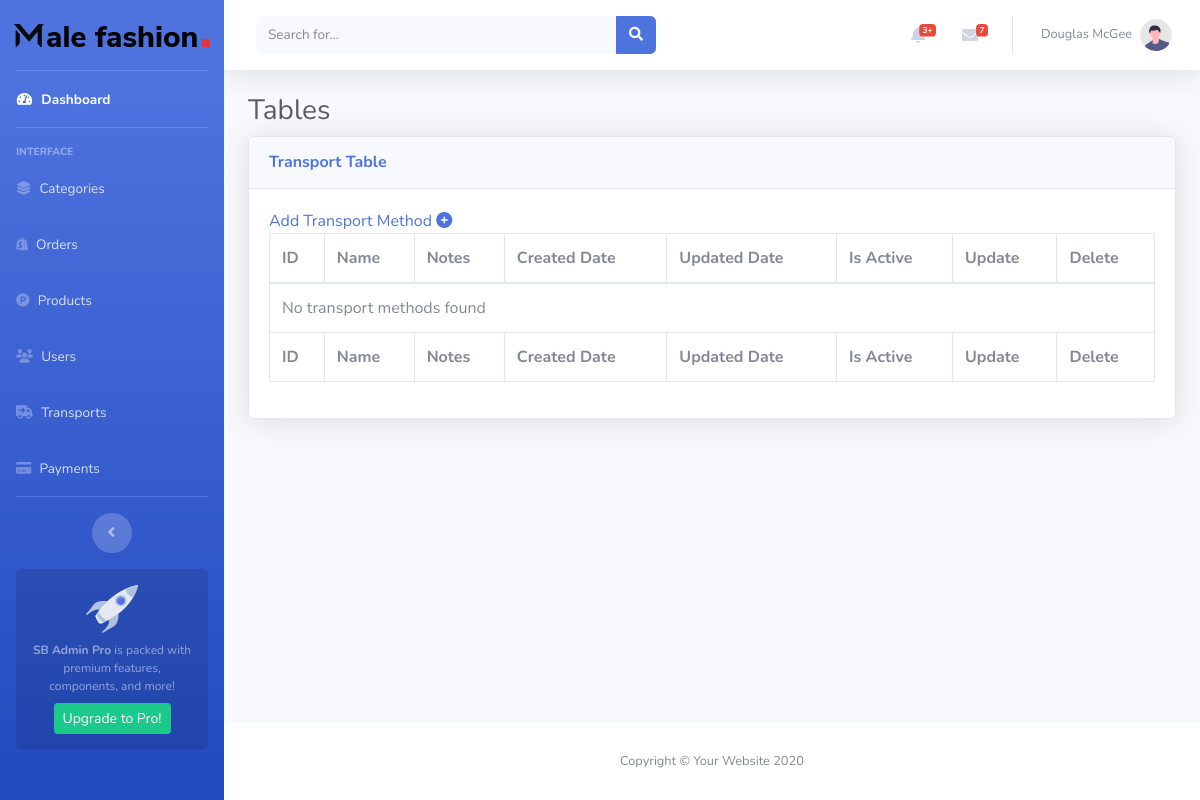
Before: /admin-mau/Transports.php with the older database file.
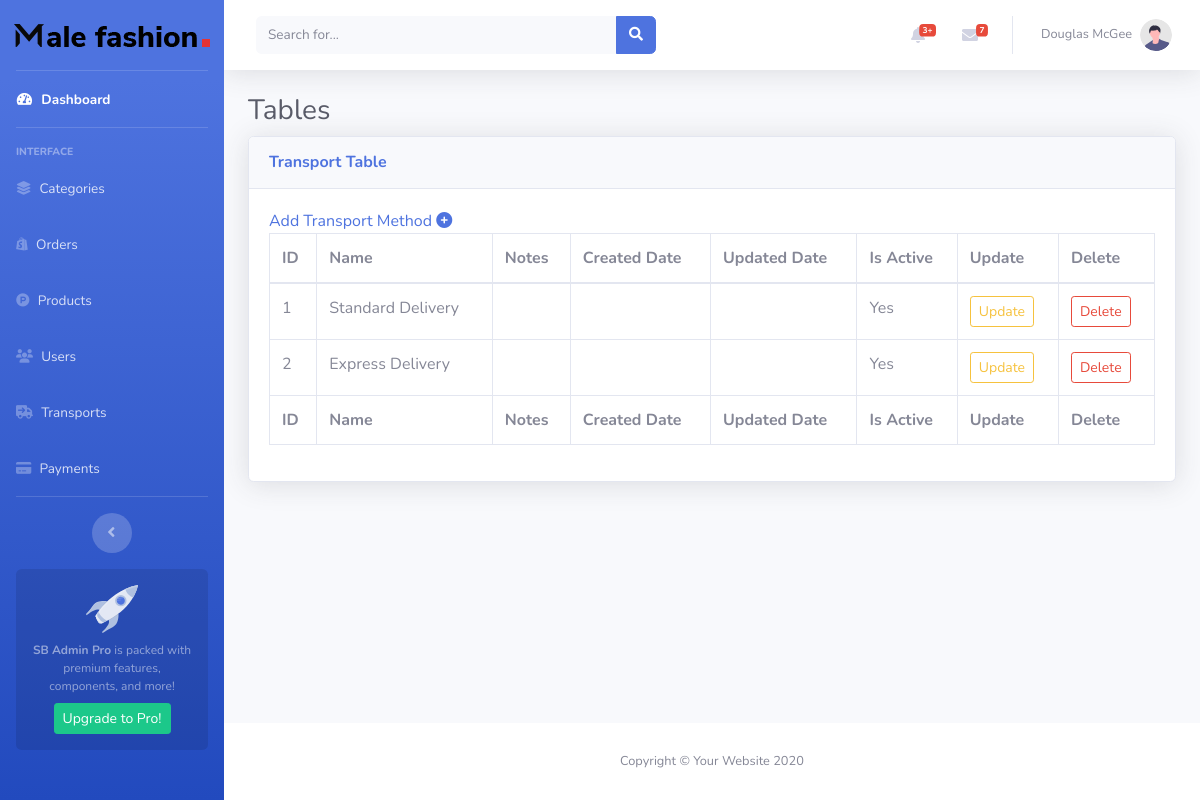
After: the same page with the newer database file.
### tables this page shows
CREATE TABLE `transport_method` (
  `ID` int(11) NOT NULL,
  `NAME` varchar(250) DEFAULT NULL,
  `NOTES` text DEFAULT NULL,
  `CREATED_DATE` timestamp NULL DEFAULT NULL,
  `UPDATED_DATE` timestamp NULL DEFAULT NULL,
  `ISACTIVE` tinyint(4) DEFAULT NULL
);

### admin-mau/Transports.php (the view, shortened to what the changed rows need)
<?php
include('../db.php');
$sql = "SELECT ID, NAME, NOTES, CREATED_DATE, UPDATED_DATE, ISACTIVE FROM transport_method";
$result = $conn->query($sql);
?>
<!DOCTYPE html>
<html lang="en">
<head>
    <link rel="stylesheet" href="https://cdnjs.cloudflare.com/ajax/libs/font-awesome/6.6.0/css/all.min.css"
 />
    <link href="vendor/fontawesome-free/css/all.min.css" rel="stylesheet" type="text/css">
    <link href="css/sb-admin-2.min.css" rel="stylesheet">
    <link href="vendor/datatables/dataTables.bootstrap4.min.css" rel="stylesheet">
</head>
<body id="page-top">
    <div id="wrapper">
        <div id="content-wrapper" class="d-flex flex-column">
            <div id="content">
                <div class="container-fluid">
                    <h1 class="h3 mb-2 text-gray-800">Tables</h1>
                    <div class="card shadow mb-4">
                        <div class="card-body">
                            <div class="table-responsive">
                                <table class="table table-bordered" id="dataTable" width="100%" cellspacing="0">
                                    <thead>
                                        <tr>
                                            <th>ID</th>
                                            <th>Name</th>
                                            <th>Notes</th>
                                            <th>Created Date</th>
                                            <th>Updated Date</th>
                                            <th>Is Active</th>
                                            <th>Update</th>
                                            <th>Delete</th>
                                        </tr>
                                    </thead>
                                    <tfoot>
                                        <tr>
                                            <th>ID</th>
                                            <th>Name</th>
                                            <th>Notes</th>
                                            <th>Created Date</th>
                                            <th>Updated Date</th>
                                            <th>Is Active</th>
                                            <th>Update</th>
                                            <th>Delete</th>
                                        </tr>
                                    </tfoot>
                                    <tbody>
                                        <?php
                                        if ($result->num_rows > 0) {
                                            while ($row = $result->fetch_assoc()) {
                                                echo "<tr>";
                                                echo "<td>{$row['ID']}</td>";
                                                echo "<td>{$row['NAME']}</td>";
                                                echo "<td>{$row['NOTES']}</td>";
                                                echo "<td>{$row['CREATED_DATE']}</td>";
                                                echo "<td>{$row['UPDATED_DATE']}</td>";
                                                echo "<td>" . ($row['ISACTIVE'] ? 'Yes' : 'No') . "</td>";
                                                echo "<td><a href='update-transport.php?id={$row['ID']}' class='btn btn-outline-warning btn-sm'>Update</a></td>";
                                                echo "<td><a href='delete-transport.php?id={$row['ID']}' class='btn btn-outline-danger btn-sm'>Delete</a></td>";
                                                echo "</tr>";
                                            }
                                        } else {
                                            echo "<tr><td colspan='8'>No transport methods found</td></tr>";
                                        }
                                        ?>
                                    </tbody>
                                </table>
                            </div>
                        </div>
                    </div>
                </div>
            </div>
        </div>
    </div>
</body>
</html>

Changed rows visible on the page:
added transport_method: ID "1", NAME "Standard Delivery", ISACTIVE "Yes"
added transport_method: ID "2", NAME "Express Delivery", ISACTIVE "Yes"
Other visible differences:
text no longer shown: "No transport methods found"
